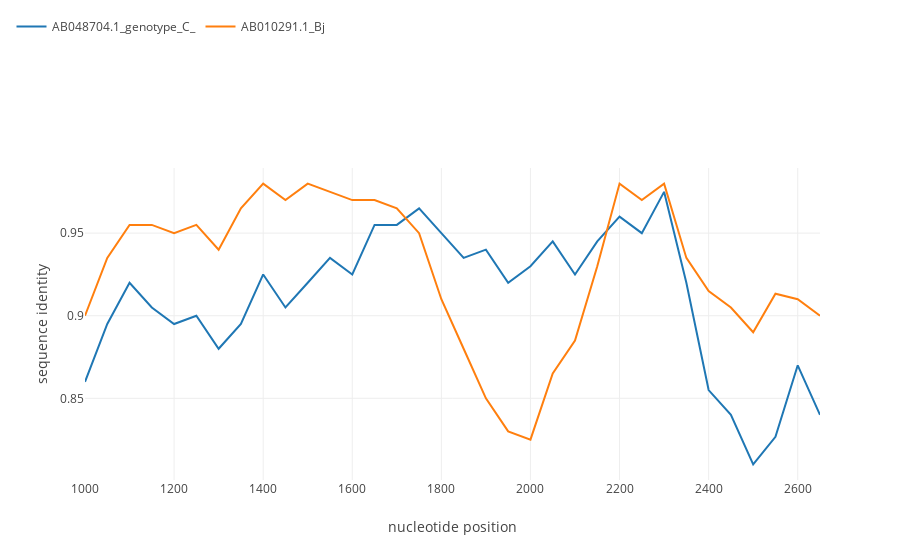

The cell this chart's notebook holds for it:
### Code cell
sim_obj.simgen(window=200, shift=50, pot_rec=1, region=(1000, 2700))
